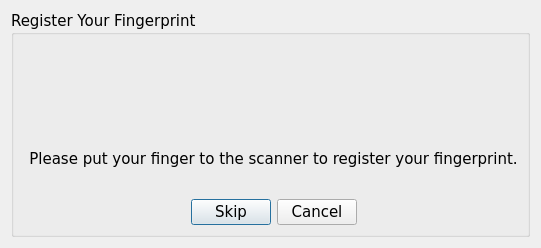
<?xml version="1.0" encoding="UTF-8"?>
<ui version="4.0">
 <class>Register_Fingerprint</class>
 <widget class="QDialog" name="Register_Fingerprint">
  <property name="geometry">
   <rect>
    <x>0</x>
    <y>0</y>
    <width>529</width>
    <height>247</height>
   </rect>
  </property>
  <property name="font">
   <font>
    <family>Verdana</family>
    <pointsize>11</pointsize>
   </font>
  </property>
  <property name="windowTitle">
   <string>Fingerprint Registration</string>
  </property>
  <layout class="QGridLayout" name="gridLayout_2">
   <item row="0" column="0">
    <widget class="QGroupBox" name="groupBox">
     <property name="title">
      <string>Register Your Fingerprint</string>
     </property>
     <layout class="QGridLayout" name="gridLayout">
      <item row="0" column="0">
       <spacer name="horizontalSpacer">
        <property name="orientation">
         <enum>Qt::Orientation::Horizontal</enum>
        </property>
        <property name="sizeHint" stdset="0">
         <size>
          <width>1</width>
          <height>20</height>
         </size>
        </property>
       </spacer>
      </item>
      <item row="0" column="1">
       <spacer name="verticalSpacer">
        <property name="orientation">
         <enum>Qt::Orientation::Vertical</enum>
        </property>
        <property name="sizeHint" stdset="0">
         <size>
          <width>20</width>
          <height>205</height>
         </size>
        </property>
       </spacer>
      </item>
      <item row="0" column="2">
       <widget class="QLabel" name="fingerprint_label">
        <property name="minimumSize">
         <size>
          <width>100</width>
          <height>100</height>
         </size>
        </property>
        <property name="maximumSize">
         <size>
          <width>200</width>
          <height>200</height>
         </size>
        </property>
        <property name="sizeIncrement">
         <size>
          <width>2</width>
          <height>2</height>
         </size>
        </property>
        <property name="text">
         <string/>
        </property>
        <property name="pixmap">
         <pixmap>resources/fingerprint_new.png</pixmap>
        </property>
        <property name="scaledContents">
         <bool>false</bool>
        </property>
        <property name="alignment">
         <set>Qt::AlignmentFlag::AlignCenter</set>
        </property>
       </widget>
      </item>
      <item row="0" column="3">
       <spacer name="verticalSpacer_2">
        <property name="orientation">
         <enum>Qt::Orientation::Vertical</enum>
        </property>
        <property name="sizeHint" stdset="0">
         <size>
          <width>20</width>
          <height>205</height>
         </size>
        </property>
       </spacer>
      </item>
      <item row="0" column="4">
       <spacer name="horizontalSpacer_2">
        <property name="orientation">
         <enum>Qt::Orientation::Horizontal</enum>
        </property>
        <property name="sizeHint" stdset="0">
         <size>
          <width>5</width>
          <height>20</height>
         </size>
        </property>
       </spacer>
      </item>
      <item row="1" column="1" colspan="3">
       <widget class="QLabel" name="label">
        <property name="text">
         <string>Please put your finger to the scanner to register your fingerprint.</string>
        </property>
        <property name="alignment">
         <set>Qt::AlignmentFlag::AlignCenter</set>
        </property>
       </widget>
      </item>
      <item row="2" column="0" colspan="4">
       <widget class="QLabel" name="confirmation_text_label">
        <property name="font">
         <font>
          <family>Verdana</family>
          <pointsize>12</pointsize>
         </font>
        </property>
        <property name="text">
         <string/>
        </property>
        <property name="alignment">
         <set>Qt::AlignmentFlag::AlignCenter</set>
        </property>
       </widget>
      </item>
      <item row="3" column="1" colspan="3">
       <layout class="QHBoxLayout" name="horizontalLayout_2">
        <item>
         <spacer name="horizontalSpacer_5">
          <property name="orientation">
           <enum>Qt::Orientation::Horizontal</enum>
          </property>
          <property name="sizeHint" stdset="0">
           <size>
            <width>48</width>
            <height>20</height>
           </size>
          </property>
         </spacer>
        </item>
        <item>
         <widget class="QPushButton" name="skip_btn">
          <property name="text">
           <string>Skip</string>
          </property>
         </widget>
        </item>
        <item>
         <widget class="QPushButton" name="cancel_btn">
          <property name="text">
           <string>Cancel</string>
          </property>
         </widget>
        </item>
        <item>
         <spacer name="horizontalSpacer_6">
          <property name="orientation">
           <enum>Qt::Orientation::Horizontal</enum>
          </property>
          <property name="sizeHint" stdset="0">
           <size>
            <width>48</width>
            <height>20</height>
           </size>
          </property>
         </spacer>
        </item>
       </layout>
      </item>
     </layout>
    </widget>
   </item>
  </layout>
 </widget>
 <resources/>
 <connections/>
</ui>
